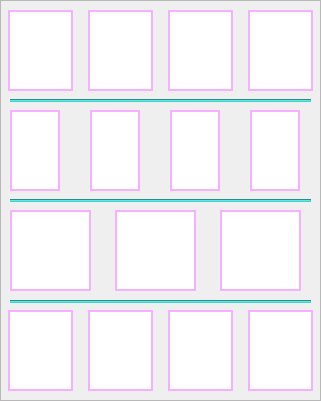
   <widget class="QFrame" name="labInstrumentFrame">
    <property name="geometry">
     <rect>
      <x>770</x>
      <y>80</y>
      <width>321</width>
      <height>401</height>
     </rect>
    </property>
    <property name="styleSheet">
     <string notr="true">QFrame#labInstrumentFrame
{
border:2px solid #f4d76b;
background-color: rgb(67, 67, 67);
}</string>
    </property>
    <property name="frameShape">
     <enum>QFrame::StyledPanel</enum>
    </property>
    <property name="frameShadow">
     <enum>QFrame::Raised</enum>
    </property>
    <widget class="QPushButton" name="redTestTube">
     <property name="geometry">
      <rect>
       <x>170</x>
       <y>110</y>
       <width>50</width>
       <height>81</height>
      </rect>
     </property>
     <property name="font">
      <font>
       <pointsize>10</pointsize>
      </font>
     </property>
     <property name="styleSheet">
      <string notr="true">QPushButton#redTestTube{
background-color: rgb(255, 255, 255);
border:2px solid #f6b0ff;
}
QPushButton#redTestTube:hover{
border:4px solid #f6b0ff;
}</string>
     </property>
     <property name="text">
      <string/>
     </property>
    </widget>
    <widget class="QPushButton" name="emptyTestTube">
     <property name="geometry">
      <rect>
       <x>10</x>
       <y>110</y>
       <width>50</width>
       <height>81</height>
      </rect>
     </property>
     <property name="font">
      <font>
       <pointsize>10</pointsize>
      </font>
     </property>
     <property name="styleSheet">
      <string notr="true">QPushButton#emptyTestTube{
background-color: rgb(255, 255, 255);
border:2px solid #f6b0ff;
}
QPushButton#emptyTestTube:hover{
border:4px solid #f6b0ff;
}</string>
     </property>
     <property name="text">
      <string/>
     </property>
    </widget>
    <widget class="QPushButton" name="blueTestTube">
     <property name="geometry">
      <rect>
       <x>90</x>
       <y>110</y>
       <width>50</width>
       <height>81</height>
      </rect>
     </property>
     <property name="font">
      <font>
       <pointsize>10</pointsize>
      </font>
     </property>
     <property name="styleSheet">
      <string notr="true">QPushButton#blueTestTube{
background-color: rgb(255, 255, 255);
border:2px solid #f6b0ff;
}
QPushButton#blueTestTube:hover{
border:4px solid #f6b0ff;
}</string>
     </property>
     <property name="text">
      <string/>
     </property>
    </widget>
    <widget class="Line" name="line_33">
     <property name="geometry">
      <rect>
       <x>10</x>
       <y>99</y>
       <width>301</width>
       <height>3</height>
      </rect>
     </property>
     <property name="styleSheet">
      <string notr="true">background-color:  rgb(70, 207, 203);</string>
     </property>
     <property name="orientation">
      <enum>Qt::Horizontal</enum>
     </property>
    </widget>
    <widget class="Line" name="line_35">
     <property name="geometry">
      <rect>
       <x>10</x>
       <y>199</y>
       <width>301</width>
       <height>3</height>
      </rect>
     </property>
     <property name="styleSheet">
      <string notr="true">background-color:  rgb(70, 207, 203);</string>
     </property>
     <property name="orientation">
      <enum>Qt::Horizontal</enum>
     </property>
    </widget>
    <widget class="QPushButton" name="orangeTestTube">
     <property name="geometry">
      <rect>
       <x>250</x>
       <y>110</y>
       <width>50</width>
       <height>81</height>
      </rect>
     </property>
     <property name="font">
      <font>
       <pointsize>10</pointsize>
      </font>
     </property>
     <property name="styleSheet">
      <string notr="true">QPushButton#orangeTestTube{
background-color: rgb(255, 255, 255);
border:2px solid #f6b0ff;
}
QPushButton#orangeTestTube:hover{
border:4px solid #f6b0ff;
}</string>
     </property>
     <property name="text">
      <string/>
     </property>
    </widget>
    <widget class="QPushButton" name="redFlask">
     <property name="geometry">
      <rect>
       <x>168</x>
       <y>10</y>
       <width>65</width>
       <height>81</height>
      </rect>
     </property>
     <property name="font">
      <font>
       <pointsize>10</pointsize>
      </font>
     </property>
     <property name="styleSheet">
      <string notr="true">QPushButton#redFlask{
background-color: rgb(255, 255, 255);
border:2px solid #f6b0ff;
}
QPushButton#redFlask:hover{
border:4px solid #f6b0ff;
}</string>
     </property>
     <property name="text">
      <string/>
     </property>
    </widget>
    <widget class="QPushButton" name="blueFlask">
     <property name="geometry">
      <rect>
       <x>88</x>
       <y>10</y>
       <width>65</width>
       <height>81</height>
      </rect>
     </property>
     <property name="font">
      <font>
       <pointsize>10</pointsize>
      </font>
     </property>
     <property name="styleSheet">
      <string notr="true">QPushButton#blueFlask{
background-color: rgb(255, 255, 255);
border:2px solid #f6b0ff;
}
QPushButton#blueFlask:hover{
border:4px solid #f6b0ff;
}</string>
     </property>
     <property name="text">
      <string/>
     </property>
    </widget>
    <widget class="QPushButton" name="orangeFlask">
     <property name="geometry">
      <rect>
       <x>248</x>
       <y>10</y>
       <width>65</width>
       <height>81</height>
      </rect>
     </property>
     <property name="font">
      <font>
       <pointsize>10</pointsize>
      </font>
     </property>
     <property name="styleSheet">
      <string notr="true">QPushButton#orangeFlask{
background-color: rgb(255, 255, 255);
border:2px solid #f6b0ff;
}
QPushButton#orangeFlask:hover{
border:4px solid #f6b0ff;
}</string>
     </property>
     <property name="text">
      <string/>
     </property>
    </widget>
    <widget class="QPushButton" name="emptyFlask">
     <property name="geometry">
      <rect>
       <x>8</x>
       <y>10</y>
       <width>65</width>
       <height>81</height>
      </rect>
     </property>
     <property name="font">
      <font>
       <pointsize>10</pointsize>
      </font>
     </property>
     <property name="styleSheet">
      <string notr="true">QPushButton#emptyFlask{
background-color: rgb(255, 255, 255);
border:2px solid #f6b0ff;
}
QPushButton#emptyFlask:hover{
border:4px solid #f6b0ff;
}</string>
     </property>
     <property name="text">
      <string/>
     </property>
    </widget>
    <widget class="QPushButton" name="burner">
     <property name="geometry">
      <rect>
       <x>10</x>
       <y>210</y>
       <width>81</width>
       <height>81</height>
      </rect>
     </property>
     <property name="font">
      <font>
       <pointsize>10</pointsize>
      </font>
     </property>
     <property name="styleSheet">
      <string notr="true">QPushButton#burner{
background-color: rgb(255, 255, 255);
border:2px solid #f6b0ff;
}
QPushButton#burner:hover{
border:4px solid #f6b0ff;
}</string>
     </property>
     <property name="text">
      <string/>
     </property>
    </widget>
    <widget class="QPushButton" name="funnel">
     <property name="geometry">
      <rect>
       <x>115</x>
       <y>210</y>
       <width>81</width>
       <height>81</height>
      </rect>
     </property>
     <property name="font">
      <font>
       <pointsize>10</pointsize>
      </font>
     </property>
     <property name="styleSheet">
      <string notr="true">QPushButton#funnel{
background-color: rgb(255, 255, 255);
border:2px solid #f6b0ff;
}
QPushButton#funnel:hover{
border:4px solid #f6b0ff;
}</string>
     </property>
     <property name="text">
      <string/>
     </property>
    </widget>
    <widget class="QPushButton" name="labStand">
     <property name="geometry">
      <rect>
       <x>220</x>
       <y>210</y>
       <width>81</width>
       <height>81</height>
      </rect>
     </property>
     <property name="font">
      <font>
       <pointsize>10</pointsize>
      </font>
     </property>
     <property name="styleSheet">
      <string notr="true">QPushButton#labStand{
background-color: rgb(255, 255, 255);
border:2px solid #f6b0ff;
}
QPushButton#labStand:hover{
border:4px solid #f6b0ff;
}</string>
     </property>
     <property name="text">
      <string/>
     </property>
    </widget>
    <widget class="Line" name="line_36">
     <property name="geometry">
      <rect>
       <x>10</x>
       <y>300</y>
       <width>301</width>
       <height>3</height>
      </rect>
     </property>
     <property name="styleSheet">
      <string notr="true">background-color:  rgb(70, 207, 203);</string>
     </property>
     <property name="orientation">
      <enum>Qt::Horizontal</enum>
     </property>
    </widget>
    <widget class="QPushButton" name="emptyBeaker">
     <property name="geometry">
      <rect>
       <x>8</x>
       <y>310</y>
       <width>65</width>
       <height>81</height>
      </rect>
     </property>
     <property name="font">
      <font>
       <pointsize>10</pointsize>
      </font>
     </property>
     <property name="styleSheet">
      <string notr="true">QPushButton#emptyBeaker{
background-color: rgb(255, 255, 255);
border:2px solid #f6b0ff;
}
QPushButton#emptyBeaker:hover{
border:4px solid #f6b0ff;
}</string>
     </property>
     <property name="text">
      <string/>
     </property>
    </widget>
    <widget class="QPushButton" name="blueBeaker">
     <property name="geometry">
      <rect>
       <x>88</x>
       <y>310</y>
       <width>65</width>
       <height>81</height>
      </rect>
     </property>
     <property name="font">
      <font>
       <pointsize>10</pointsize>
      </font>
     </property>
     <property name="styleSheet">
      <string notr="true">QPushButton#blueBeaker{
background-color: rgb(255, 255, 255);
border:2px solid #f6b0ff;
}
QPushButton#blueBeaker:hover{
border:4px solid #f6b0ff;
}</string>
     </property>
     <property name="text">
      <string/>
     </property>
    </widget>
    <widget class="QPushButton" name="dropper">
     <property name="geometry">
      <rect>
       <x>248</x>
       <y>310</y>
       <width>65</width>
       <height>81</height>
      </rect>
     </property>
     <property name="font">
      <font>
       <pointsize>10</pointsize>
      </font>
     </property>
     <property name="styleSheet">
      <string notr="true">QPushButton#dropper{
background-color: rgb(255, 255, 255);
border:2px solid #f6b0ff;
}
QPushButton#dropper:hover{
border:4px solid #f6b0ff;
}</string>
     </property>
     <property name="text">
      <string/>
     </property>
    </widget>
    <widget class="QPushButton" name="measuringCylinder">
     <property name="geometry">
      <rect>
       <x>168</x>
       <y>310</y>
       <width>65</width>
       <height>81</height>
      </rect>
     </property>
     <property name="font">
      <font>
       <pointsize>10</pointsize>
      </font>
     </property>
     <property name="styleSheet">
      <string notr="true">QPushButton#measuringCylinder{
background-color: rgb(255, 255, 255);
border:2px solid #f6b0ff;
}
QPushButton#measuringCylinder:hover{
border:4px solid #f6b0ff;
}</string>
     </property>
     <property name="text">
      <string/>
     </property>
    </widget>
   </widget>
